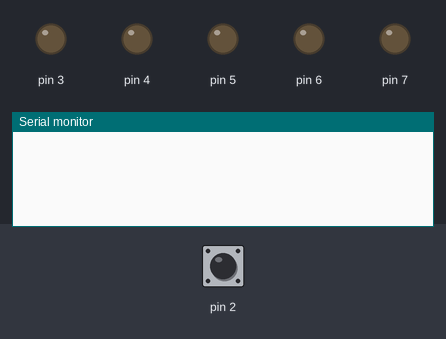
The sketch below on a simulated Arduino Uno, built with avr-gcc and run on an emulated ATmega328P. Shown: output pins drawn as LEDs (lit = HIGH), the last lines printed to the serial monitor. The inputs (shaded band) are chosen by the test bench; at power-on: pin 2 HIGH.

Above: at 1.2 s.
1.3 s: pin 2 pulled LOW for 0.15 s
At 1.46 s:
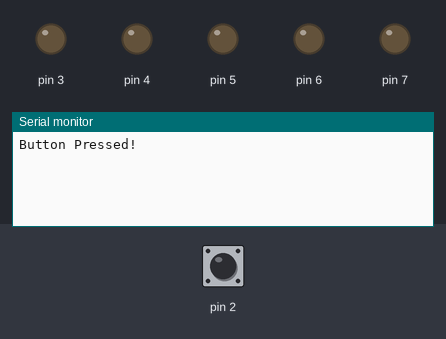
At 1.9 s:
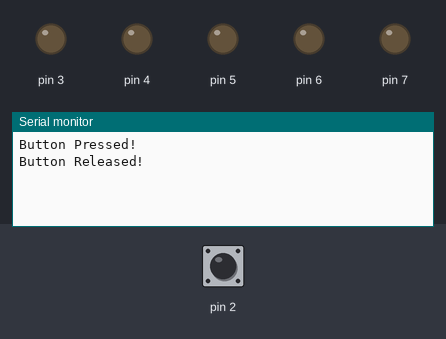

Measured:
- after the input at 1.3 s, the serial monitor: prints a new line at once (image 1)

The sketch:

sketch_part1.ino
```cpp
long t1 = 0; // time of last debounce
long delayT = 50;   // time for button to settle
int buttonState = 1;       // records current state

void setup(){
  DDRD = 0b11111011; // set third pin as output
  PORTD = 0b00000100; // turn internal pullup resistor on for third pin
  Serial.begin(9600);
}

void loop(){
  // read portD registers to see if button is pressed
  byte pinD = PIND;
  byte mask = 0x4;

  //check if button has settled
  if ((millis() - t1) > delayT) {

    //for (mask = 0x80; mask >= 0x1; mask = mask >> 0x1) {
      //Serial.print(PIND & mask);
    //}
    //Serial.print("  ");
    //Serial.print("\n");

    //mask = 0x04;

    // check from off to on
    if ((mask & pinD) == 0 & buttonState != 0) {
        Serial.println("Button Pressed!");
       // change state to pressed
        buttonState = 0;

     // check from on to off
    } else if ((mask & pinD) != 0 & buttonState == 0) {
        Serial.println("Button Released!");
       // change state to released
        buttonState = 1;
    }

    // update time
    t1 = millis();
  }
}

//debugger function to print bytes
void printBits(byte myByte){
  Serial.print(myByte);
  Serial.print('\n');
}
```
